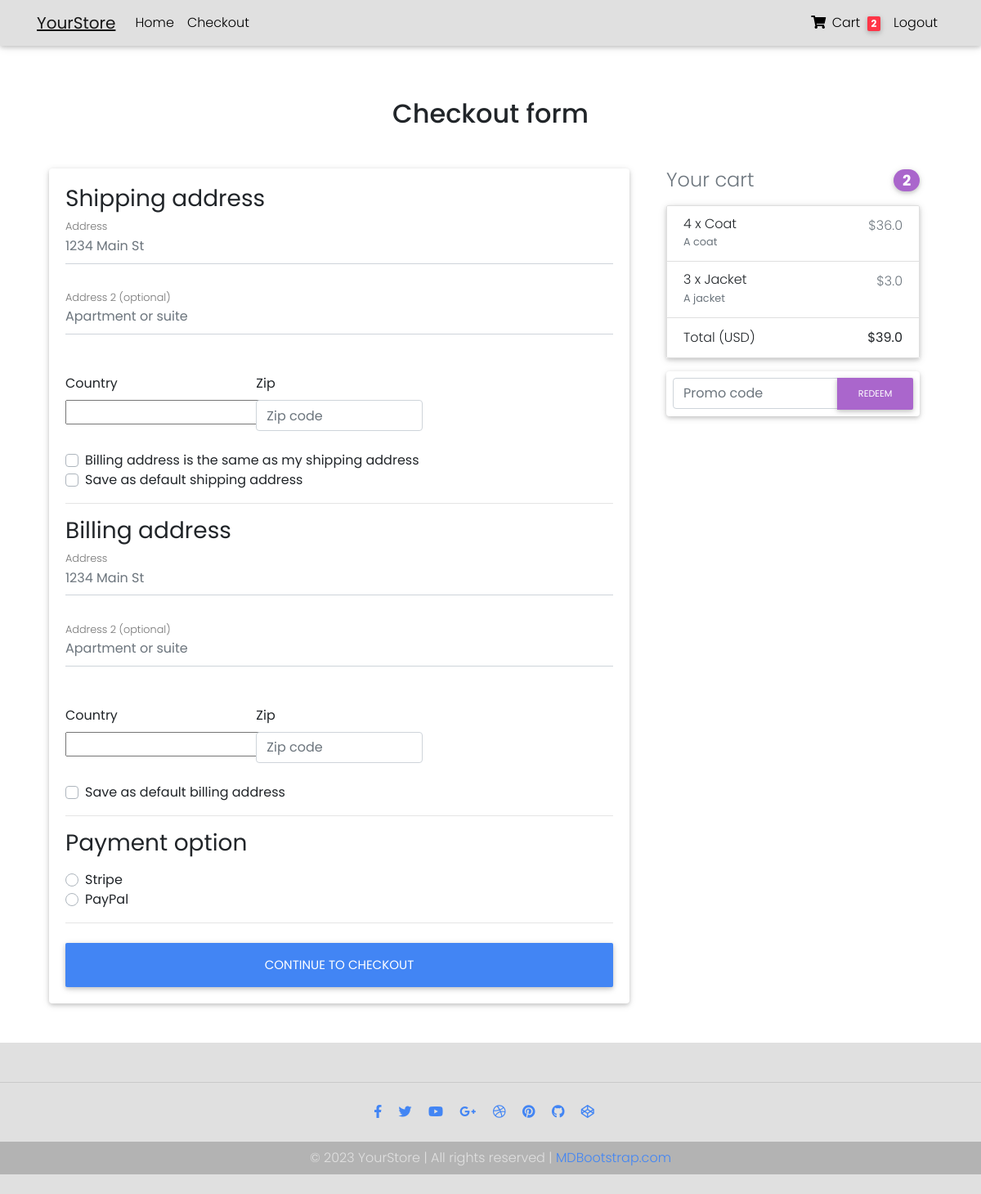
Page /checkout/ (signed in) on the earlier database version.
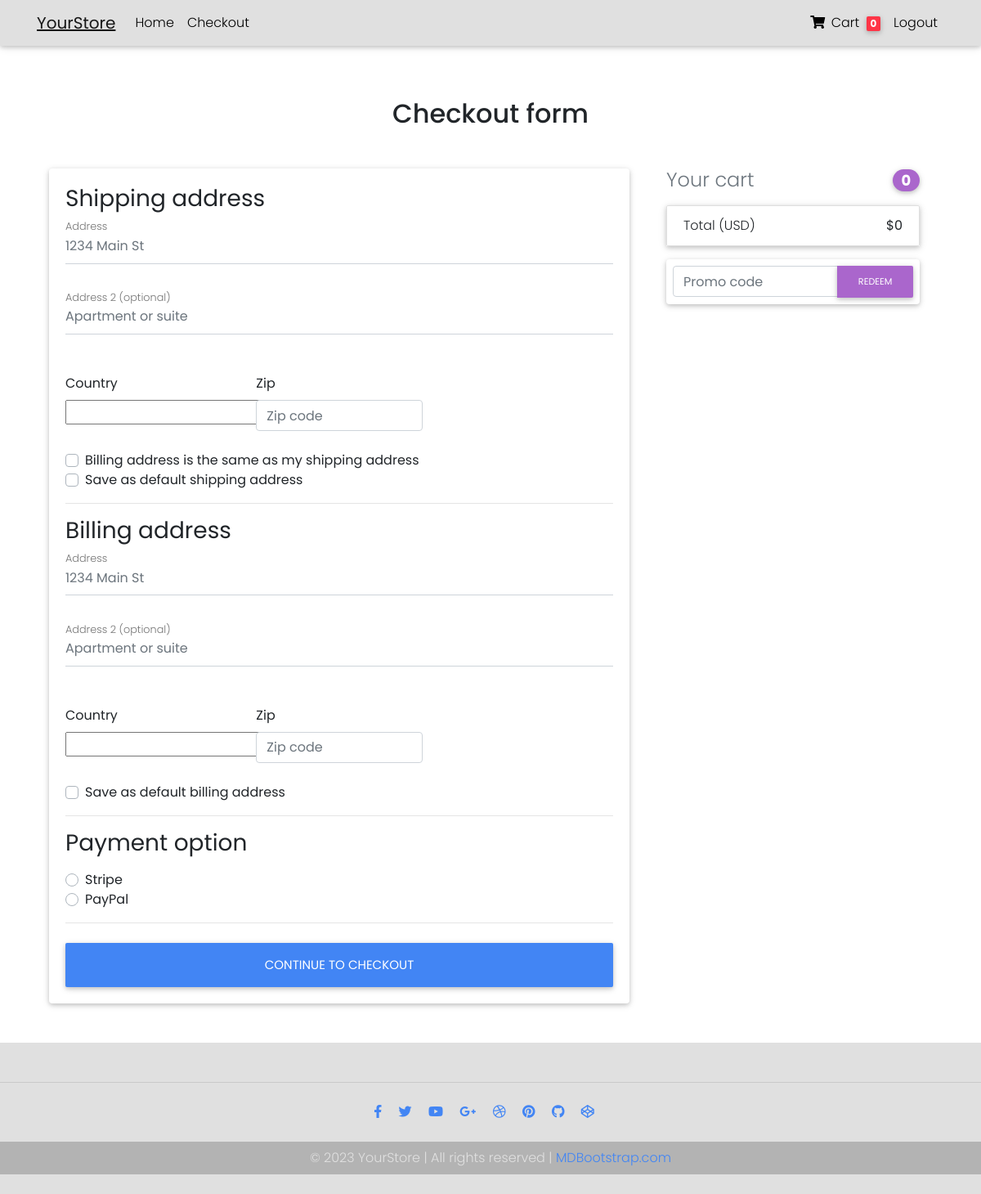
Same page on the later database version.
### core/models.py (models this page shows, shortened)
class Order(models.Model):
    user = models.ForeignKey(settings.AUTH_USER_MODEL,
                             on_delete=models.CASCADE)
    ref_code = models.CharField(max_length=20, blank=True, null=True)
    items = models.ManyToManyField(OrderItem)
    start_date = models.DateTimeField(auto_now_add=True)
    ordered_date = models.DateTimeField()
    ordered = models.BooleanField(default=False)
    shipping_address = models.ForeignKey(
        'Address', related_name='shipping_address', on_delete=models.SET_NULL, blank=True, null=True)
    billing_address = models.ForeignKey(
        'Address', related_name='billing_address', on_delete=models.SET_NULL, blank=True, null=True)
    payment = models.ForeignKey(
        'Payment', on_delete=models.SET_NULL, blank=True, null=True)
    coupon = models.ForeignKey(
        'Coupon', on_delete=models.SET_NULL, blank=True, null=True)
    being_delivered = models.BooleanField(default=False)
    received = models.BooleanField(default=False)
    refund_requested = models.BooleanField(default=False)
    refund_granted = models.BooleanField(default=False)
    def get_total(self):
        total = 0
        for order_item in self.items.all():
            total += order_item.get_final_price()
        if self.coupon:
            total -= self.coupon.amount
        return total

class OrderItem(models.Model):
    user = models.ForeignKey(settings.AUTH_USER_MODEL,
                             on_delete=models.CASCADE)
    ordered = models.BooleanField(default=False)
    item = models.ForeignKey(Item, on_delete=models.CASCADE)
    quantity = models.IntegerField(default=1)
    def get_total_discount_item_price(self):
        return self.quantity * self.item.discount_price
    def get_final_price(self):
        if self.item.discount_price:
            return self.get_total_discount_item_price()
        return self.get_total_item_price()

class Item(models.Model):
    title = models.CharField(max_length=100)
    price = models.FloatField()
    discount_price = models.FloatField(blank=True, null=True)
    category = models.CharField(choices=CATEGORY_CHOICES, max_length=2)
    label = models.CharField(choices=LABEL_CHOICES, max_length=1)
    slug = models.SlugField()
    description = models.TextField()
    image = models.ImageField()

### core/views.py (the view, shortened to what this page needs)
# urls.py: path('checkout/', CheckoutView.as_view(), name='checkout'),
class CheckoutView(View):
    def get(self, *args, **kwargs):
        try:
            order = Order.objects.get(user=self.request.user, ordered=False)
            form = CheckoutForm()
            context = {
                'form': form,
                'couponform': CouponForm(),
                'order': order,
                'DISPLAY_COUPON_FORM': True
            }
            shipping_address_qs = Address.objects.filter(
                user=self.request.user,
                address_type='S',
                default=True
            )
            if shipping_address_qs.exists():
                context.update(
                    {'default_shipping_address': shipping_address_qs[0]})
            billing_address_qs = Address.objects.filter(
                user=self.request.user,
                address_type='B',
                default=True
            )
            if billing_address_qs.exists():
                context.update(
                    {'default_billing_address': billing_address_qs[0]})
            return render(self.request, "checkout.html", context)
        except ObjectDoesNotExist:
            messages.info(self.request, "You do not have an active order")
            return redirect("core:checkout")

### core/forms.py
class CheckoutForm(forms.Form):
    shipping_address = forms.CharField(required=False)
    shipping_address2 = forms.CharField(required=False)
    shipping_country = CountryField(blank_label='(select country)').formfield(
        required=False,
        widget=CountrySelectWidget(attrs={
            'class': 'custom-select d-block w-100',
        }))
    shipping_zip = forms.CharField(required=False)
    billing_address = forms.CharField(required=False)
    billing_address2 = forms.CharField(required=False)
    billing_country = CountryField(blank_label='(select country)').formfield(
        required=False,
        widget=CountrySelectWidget(attrs={
            'class': 'custom-select d-block w-100',
        }))
    billing_zip = forms.CharField(required=False)
    same_billing_address = forms.BooleanField(required=False)
    set_default_shipping = forms.BooleanField(required=False)
    use_default_shipping = forms.BooleanField(required=False)
    set_default_billing = forms.BooleanField(required=False)
    use_default_billing = forms.BooleanField(required=False)
    payment_option = forms.ChoiceField(
        widget=forms.RadioSelect, choices=PAYMENT_CHOICES)

### templates/checkout.html (shortened to what this page needs)
{% extends "base.html" %}
{% load crispy_forms_tags %}
{% block content %}
<main>
  <div class="container wow fadeIn">
    <h2 class="my-5 h2 text-center">Checkout form</h2>
    <div class="row">
      <div class="col-md-8 mb-4">
        <div class="card">
          <form method="POST" class="card-body">
            <h3>Shipping address</h3>
            <div class='hideable_shipping_form'>
              <div class="md-form mb-5">
                <input type='text' placeholder='1234 Main St' id='shipping_address' name='shipping_address'
                  class='form-control' />
                <label for="shipping_address" class="">Address</label>
              </div>
              <div class="md-form mb-5">
                <input type='text' placeholder='Apartment or suite' id='shipping_address2' name='shipping_address2'
                  class='form-control' />
                <label for="shipping_address2" class="">Address 2 (optional)</label>
              </div>
              <div class="row">
                <div class="col-lg-4 col-md-12 mb-4">
                  <label for="country">Country</label>
                  {{ form.shipping_country }}
                </div>
                <div class="col-lg-4 col-md-6 mb-4">
                  <label for="shipping_zip">Zip</label>
                  <input type='text' placeholder='Zip code' id='shipping_zip' name='shipping_zip'
                    class='form-control' />
                </div>
              </div>
              <div class="custom-control custom-checkbox">
                <label class="custom-control-label" for="same_billing_address">Billing address is the same as my
                  shipping address</label>
              </div>
              <div class="custom-control custom-checkbox">
                <label class="custom-control-label" for="set_default_shipping">Save as default shipping address</label>
              </div>
            </div>
            <hr>
            <h3>Billing address</h3>
            <div class='hideable_billing_form'>
              <div class="md-form mb-5">
                <input type='text' placeholder='1234 Main St' id='billing_address' name='billing_address'
                  class='form-control' />
                <label for="billing_address" class="">Address</label>
              </div>
              <div class="md-form mb-5">
                <input type='text' placeholder='Apartment or suite' id='billing_address2' name='billing_address2'
                  class='form-control' />
                <label for="billing_address2" class="">Address 2 (optional)</label>
              </div>
              <div class="row">
                <div class="col-lg-4 col-md-12 mb-4">
                  <label for="country">Country</label>
                  {{ form.billing_country }}
                </div>
                <div class="col-lg-4 col-md-6 mb-4">
                  <label for="billing_zip">Zip</label>
                  <input type='text' placeholder='Zip code' id='billing_zip' name='billing_zip' class='form-control' />
                </div>
              </div>
              <div class="custom-control custom-checkbox">
                <label class="custom-control-label" for="set_default_billing">Save as default billing address</label>
              </div>
            </div>
            <hr>
            <h3>Payment option</h3>
            <div class="d-block my-3">
              {% for value, name in form.fields.payment_option.choices %}
              <div class="custom-control custom-radio">
                <label class="custom-control-label" for="{{ name }}">{{ name }}</label>
              </div>
              {% endfor %}
            </div>
            <hr class="mb-4">
            <button class="btn btn-primary btn-lg btn-block" type="submit">Continue to checkout</button>
          </form>
        </div>
      </div>
      <div class="col-md-4 mb-4">
        {% include "order_snippet.html" %}
      </div>
    </div>
  </div>
</main>
{% endblock content %}

### templates/navbar.html (shortened to what this page needs)
{% load cart_template_tags %}
<nav class="navbar navbar-expand-lg navbar-light bg-light fixed-top">
  <div class="container">
    <a class="navbar-brand" href="/">
      <strong> <u> YourStore</u></strong>
    </a>
    <div class="collapse navbar-collapse" id="navbarSupportedContent">
      <ul class="navbar-nav mr-auto">
        <li class="nav-item">
          <a class="nav-link" href="/">Home</a>
        </li>
        {% if request.user.is_authenticated %}
        <li class="nav-item">
          <a class="nav-link" href="/checkout">Checkout</a>
        </li>
        {%endif%}
      </ul>
      <ul class="navbar-nav ml-auto">
        {% if request.user.is_authenticated %}
        <li class="nav-item">
          <a href="{% url 'core:order-summary' %}" class="nav-link">
            <i class="fas fa-shopping-cart"></i> Cart
            <span class="badge badge-danger ml-1">{{ request.user|cart_item_count }}</span>
          </a>
        </li>
        <li class="nav-item">
          <a class="nav-link" href="{% url 'account_logout' %}">Logout</a>
        </li>
        {% endif %}
      </ul>
    </div>
  </div>
</nav>

### templates/order_snippet.html (shortened to what this page needs)
<div class="col-md-12 mb-4">
    <h4 class="d-flex justify-content-between align-items-center mb-3">
    <span class="text-muted">Your cart</span>
    <span class="badge badge-secondary badge-pill">{{ order.items.count }}</span>
    </h4>
    <ul class="list-group mb-3 z-depth-1">
    {% for order_item in order.items.all %}
    <li class="list-group-item d-flex justify-content-between lh-condensed">
        <div>
        <h6 class="my-0">{{ order_item.quantity }} x {{ order_item.item.title}}</h6>
        <small class="text-muted">{{ order_item.item.description}}</small>
        </div>
        <span class="text-muted">${{ order_item.get_final_price }}</span>
    </li>
    {% endfor %}
    <li class="list-group-item d-flex justify-content-between">
        <span>Total (USD)</span>
        <strong>${{ order.get_total }}</strong>
    </li>
    </ul>
    {% if DISPLAY_COUPON_FORM %}
    <form class="card p-2" action="{% url 'core:add-coupon' %}" method="POST">
        <div class="input-group">
            {{ couponform.code }}
            <div class="input-group-append">
            <button class="btn btn-secondary btn-md waves-effect m-0" type="submit">Redeem</button>
            </div>
        </div>
    </form>
    {% endif %}
</div>

Differences in the rows shown:
removed OrderItem: quantity "4", item "Coat", item.description "A coat", get_final_price "36.0"
removed OrderItem: quantity "3", item "Jacket", item.description "A jacket", get_final_price "3.0"
computed for Order: items.count "2" → "0"; get_total "39.0" → "0"
Other differences:
{{ request.user|cart_item_count }}: "2" → "0"
